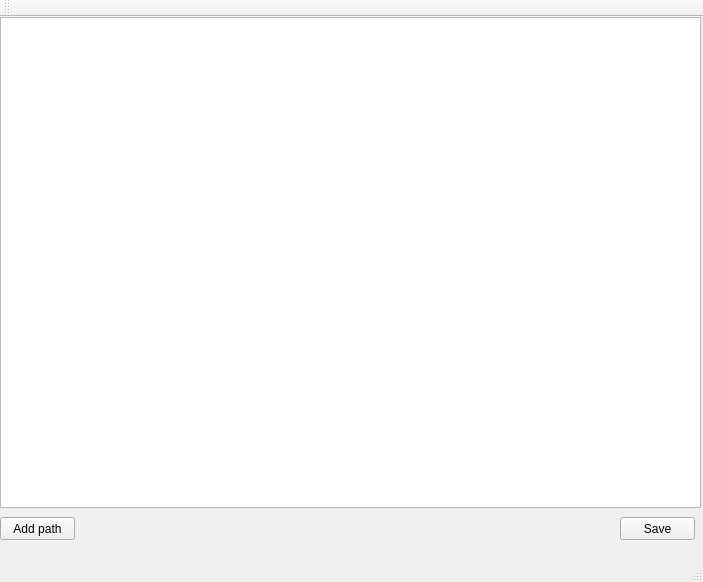
<?xml version="1.0" encoding="UTF-8"?>
<ui version="4.0">
 <class>MainWindow</class>
 <widget class="QMainWindow" name="MainWindow">
  <property name="geometry">
   <rect>
    <x>0</x>
    <y>0</y>
    <width>703</width>
    <height>582</height>
   </rect>
  </property>
  <property name="windowTitle">
   <string>Merge kopete history</string>
  </property>
  <property name="windowIcon">
   <iconset>
    <normaloff>/usr/share/icons/hicolor/48x48/apps/kopete.png</normaloff>/usr/share/icons/hicolor/48x48/apps/kopete.png</iconset>
  </property>
  <widget class="QWidget" name="centralWidget">
   <widget class="QListWidget" name="dirsListWidget">
    <property name="geometry">
     <rect>
      <x>0</x>
      <y>0</y>
      <width>701</width>
      <height>491</height>
     </rect>
    </property>
   </widget>
   <widget class="QPushButton" name="addDirButton">
    <property name="geometry">
     <rect>
      <x>0</x>
      <y>500</y>
      <width>75</width>
      <height>23</height>
     </rect>
    </property>
    <property name="text">
     <string>Add path</string>
    </property>
    <property name="shortcut">
     <string/>
    </property>
   </widget>
   <widget class="QPushButton" name="saveButton">
    <property name="geometry">
     <rect>
      <x>620</x>
      <y>500</y>
      <width>75</width>
      <height>23</height>
     </rect>
    </property>
    <property name="text">
     <string>Save</string>
    </property>
   </widget>
  </widget>
  <widget class="QMenuBar" name="menuBar">
   <property name="geometry">
    <rect>
     <x>0</x>
     <y>0</y>
     <width>703</width>
     <height>23</height>
    </rect>
   </property>
  </widget>
  <widget class="QToolBar" name="mainToolBar">
   <attribute name="toolBarArea">
    <enum>TopToolBarArea</enum>
   </attribute>
   <attribute name="toolBarBreak">
    <bool>false</bool>
   </attribute>
  </widget>
  <widget class="QStatusBar" name="statusBar"/>
 </widget>
 <layoutdefault spacing="6" margin="11"/>
 <resources/>
 <connections/>
</ui>
